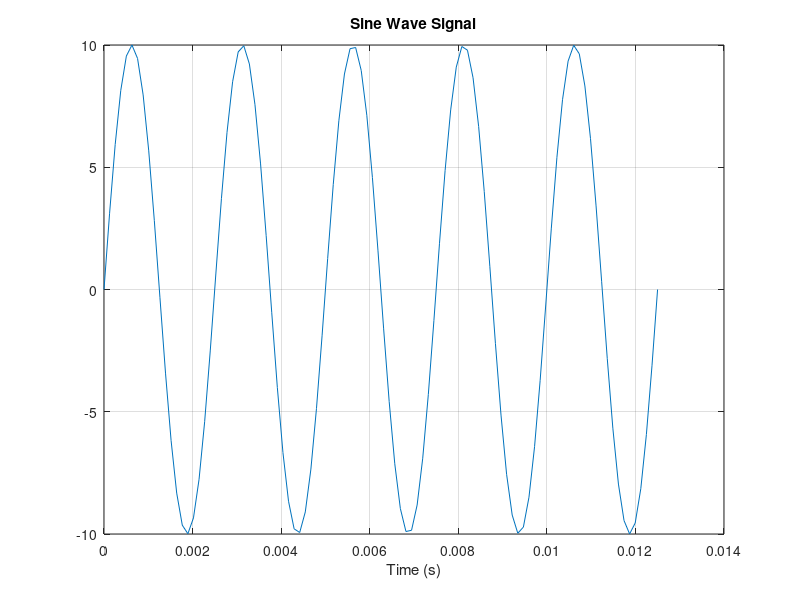
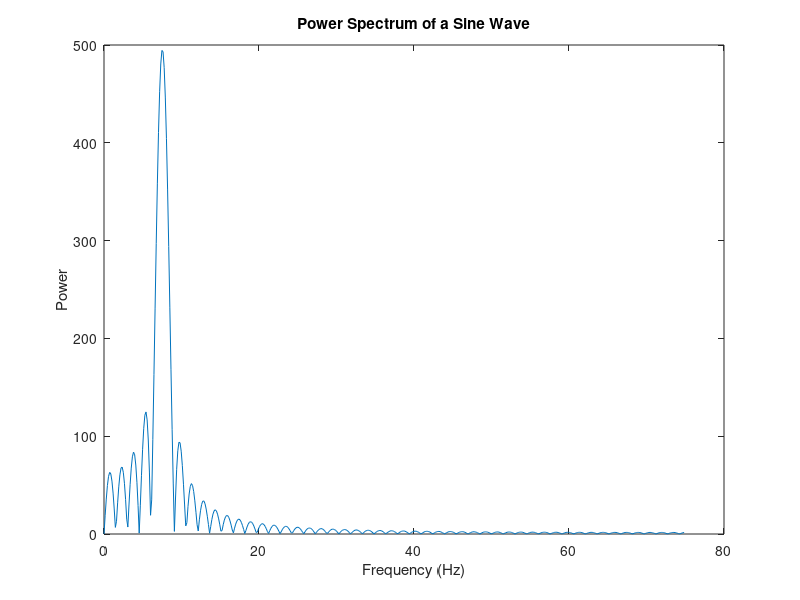

MATLAB code for these plots, in order:
% math_fft_01.m

% Fast Fourier Transform: decomposing a time series into
%  frequency components

% Ian Cooper
% email: ian.cooper@sydney.edu.au
% School of Physics, University of Sydney
% 180712 / Matlab version R2018a

% DOING PHYSICS WITH MATLAB 
%    https://d-arora.github.io/Doing-Physics-With-Matlab/

clear 
close all
clc

% INPUTS / FUNCTION y(t) ==============================================

% Sampling frequency 
  fS = 150;
% Amplitude / Period / Number of periods
  A = 10;
  fF = 400;
  nT = 5;
% Time scale / frequency / function
  T = 1/fF;
  t = linspace(0,nT*T);
  

  y = A.*sin(2*pi*fF*t);
  
  
  
  
  
  
%t = 0:1/fS:1; % Time vector of 1 second
%f = 5; % Create a sine wave of f Hz.
%x = sin(2*pi*t*f);


% 
nfft = 1024; % Length of FFT
% Take fft, padding with zeros so that length(X)
X = fft(y,nfft);
% FFT is symmetric, throw away second half
%Power Spectrum of a Sine Wave
% FFT is symmetric, throw away second half
X = X(1:nfft/2);
% Take the magnitude of fft of x
mx = abs(X);
% Frequency vector
f = (0:nfft/2-1)*fS/nfft;


% Generate the plot, title and labels.
figure(1);
plot(t,y);
title('Sine Wave Signal');
xlabel('Time (s)');
grid on

figure(2);
plot(f,mx);
title('Power Spectrum of a Sine Wave');
xlabel('Frequency (Hz)');
ylabel('Power');
